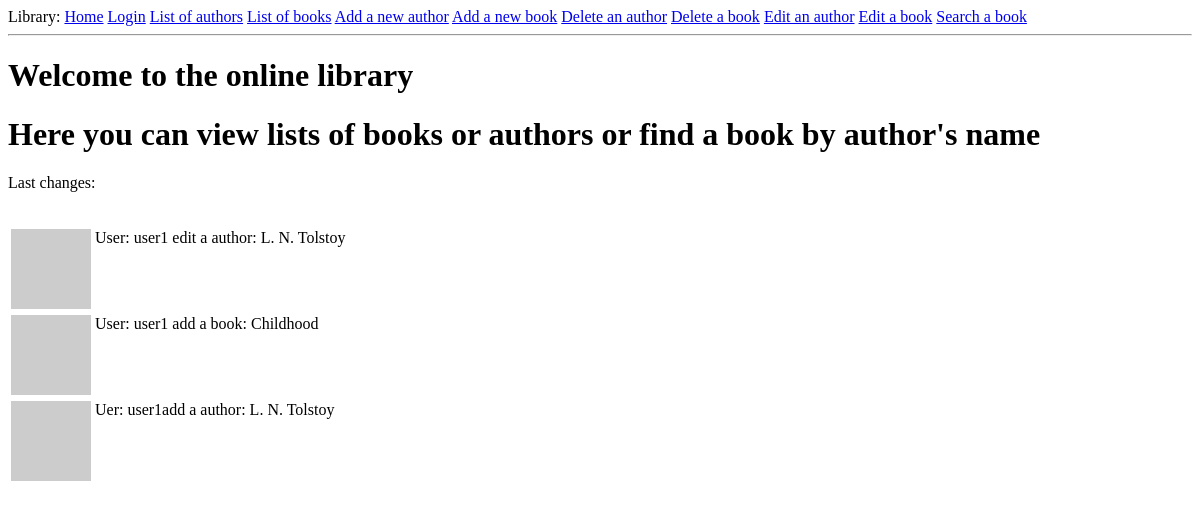
The page /index on the database as committed earlier.
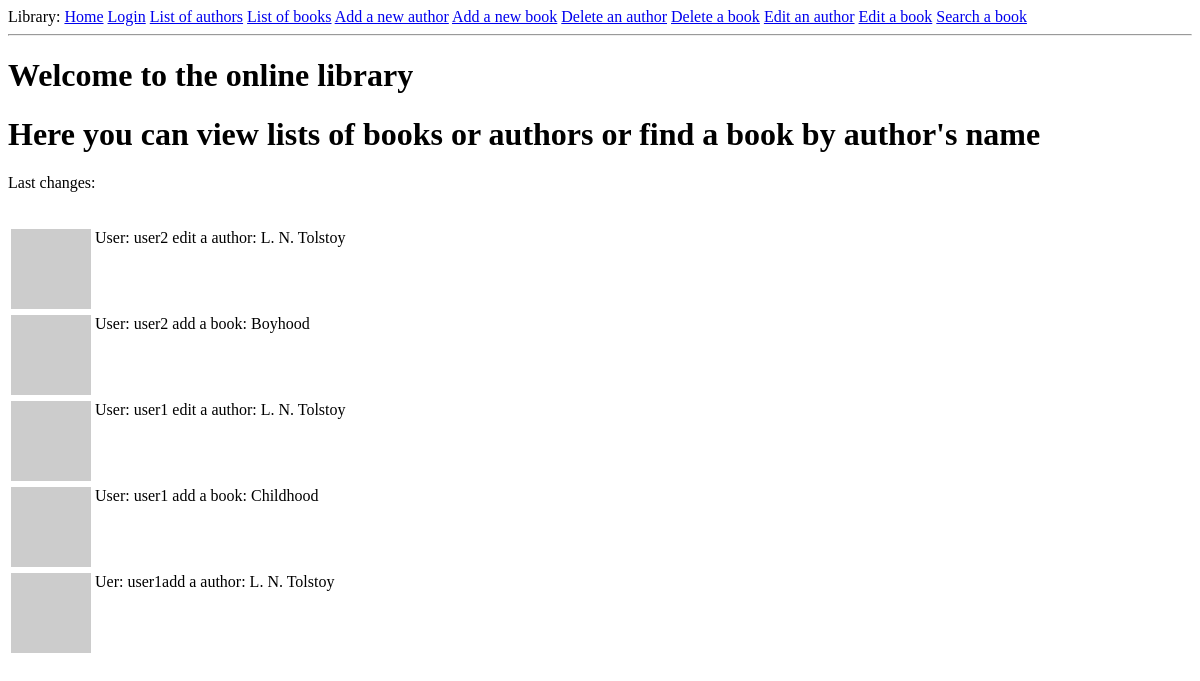
The same page on the database as committed later.
### app/models.py (models this page shows, shortened)
class Post(db.Model):
    id = db.Column(db.Integer, primary_key=True)
    body = db.Column(db.String(140))
    timestamp = db.Column(db.DateTime, index=True, default=datetime.utcnow)
    user_id = db.Column(db.Integer, db.ForeignKey('user.id'))

### app/routes.py (the view)
@app.route('/')
@app.route('/index')
def index():
    posts = Post.query.all();
    return render_template("index.html", title='Home Page', posts=list(reversed(posts)))

### app/models.py (called while the page is built)
    def avatar(self, size):
        digest = md5(self.email.lower().encode('utf-8')).hexdigest()
        return 'https://www.gravatar.com/avatar/{}?d=identicon&s={}'.format(
            digest, size)

### app/routes.py (called while the page is built)
@app.before_request
def before_request():
    if current_user.is_authenticated:
        current_user.last_seen = datetime.utcnow()
        db.session.commit()

### app/templates/index.html
{% extends "Base.html" %}
{% block content %}
     <h1>Welcome to the online library</h1>
    <h1>Here you can view lists of books or authors or find a book by author's name</h1>
    <p>Last changes:</p><br>
    {% for post in posts %}
        {% include '_post.html' %}
    {% endfor %}
{% endblock %}

### app/templates/_post.html
<table>
    <tr valign="top">
        <td><img src="{{ post.author.avatar(36) }}"></td>
        <td>{{ post.body }}</td>
    </tr>
</table>

Rows that differ between the two databases and show on the page:
added Post: body "User: user2 edit a author: L. N. Tolstoy"
added Post: body "User: user2 add a book: Boyhood"
